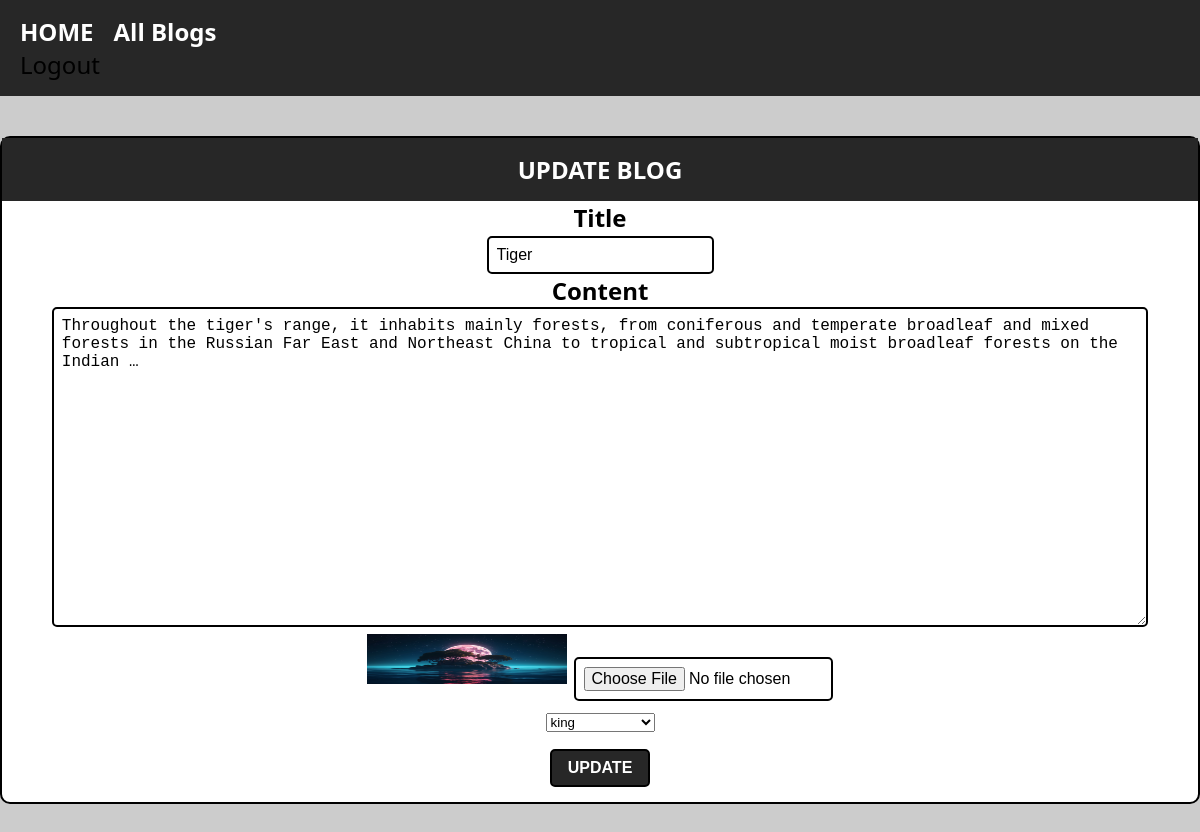
The page /blogs/edit/22/ on the database its author committed.
### content/models.py (models this page shows, shortened)
class baseModel(models.Model):
    createdAt = models.DateTimeField(auto_now_add=True)
    updatedAt = models.DateTimeField(auto_now=True)
    class Meta:
        abstract = True

class contents(baseModel):
    title = models.CharField(max_length=255)
    content = models.TextField()
    image = models.ImageField(upload_to='blogs/images',null=True,blank=True)
    author = models.ForeignKey('Author', on_delete=models.CASCADE,null=True,blank=True)

class Author(baseModel):
    name = models.CharField(max_length=100)
    email = models.EmailField()

### content/views.py (the view, shortened to what this page needs)
# urls.py: path('edit/<int:pk>/',edit,name="edit"),
def edit(request, pk):
    try:
        view = contents.objects.get(pk=pk)
    except:
        return render(request, "error.html")
    author = Author.objects.all()
    return render(
        request,
        "edit.html",
        {
            "blog": view,
            "authors": author
        }
    )

### templates/edit.html (shortened to what this page needs)
{% extends 'base.html' %}
{% block content %}
<div class="content-form-container">
<div class="title-container">UPDATE BLOG</div>
<form method="post" enctype="multipart/form-data">
<b>Title</b><br> <input id="id_title" name="title" value="{{blog.title}}"><br>
<b>Content</b><br>
<textarea name="content" id="id_content">{{blog.content}}</textarea><br>
{% if blog.image %}
    <img src="{{blog.image.url}}" alt="image" width="200" height="50" >
{% endif %}
<input type="file" name="image" id="id_image"><br>
<select name="author" id="id_author" required>
    {% for author in authors %}
        <option value="{{ author.id }}" {% if author.id == blog.author.id %}selected{% endif %}>
            {{ author.name }}
        </option>
    {% endfor %}
</select><br>
<button type="submit">UPDATE</button>
</form>
</div>
{% endblock %}

### static/css/styles.css (style rules this page uses)
div { font-size: 24px; }
body { font-size: 24px; background-color: rgb(204, 204, 204); font-family: 'Segoe UI', Tahoma, Geneva, Verdana, sans-serif; margin: 0%; padding: 0%; }
.content-form-container { text-align: center; background-color: rgb(255, 255, 255); border: 2px solid #000; border-radius: 10px; padding: 0px; max-width: 1600px; margin: 40px auto; }
#id_content { width: 90%; height: 300px; }
#id_image { width: 20%; }
.title-container { background-color: rgb(39, 39, 39); color: white; padding: 5%; font-weight: bold; margin: 0; padding: 15px; }
form input, form textarea { padding: 8px; font-size: 16px; border: 2px solid #000; border-radius: 5px; }
button { background-color: rgb(39, 39, 39); color: white; padding: 8px 16px; font-size: 16px; font-weight: bold; margin: 15px; border: 2px solid #000; border-radius: 5px; }

### rows shown on the page
contents: title "Tiger", content "Throughout the tiger's range, it inhabits mainly forests, from coniferous and temperate broadleaf and mixed forests in the Russian Far East and Northeast China to tropical and subtropical moist broadleaf forests on the Indian …", image (picture), author "king"
